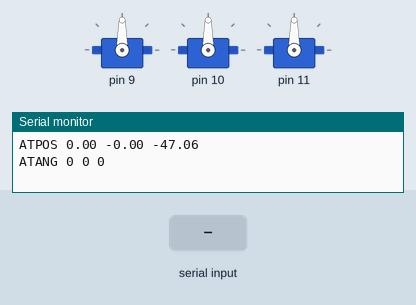
A sketch run on a simulated Arduino Uno, built with avr-gcc and run on an emulated ATmega328P. On the bench: 3 × servo, the last lines printed to the serial monitor. The inputs (shaded band) are chosen by the test bench.

Above: at 1.2 s.
1.3 s: "SF,1\n" received over Serial
4.3 s: "ANG,150\n" received over Serial
At 5.0 s:
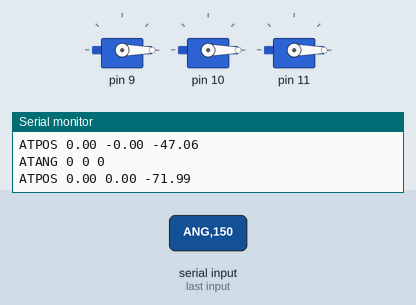
5.8 s: "ANG,45\n" received over Serial
At 6.1 s:
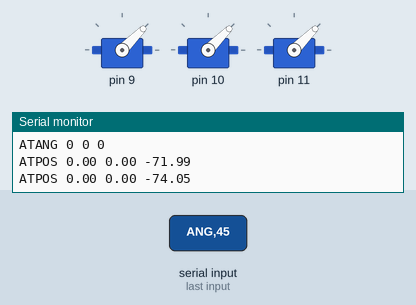
7.3 s: "HOME\n" received over Serial
At 8.4 s:
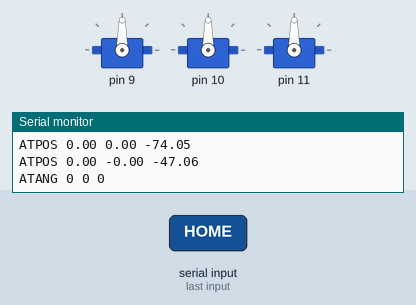
Timing chart, 0 to 9.8 s (numbered marks = the images above; inputs shaded):
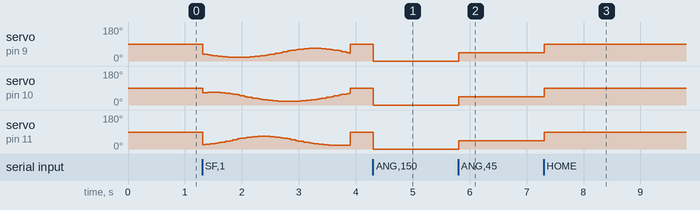

The sketch:

DeltaZ_communication.ino
```cpp
#include "DeltaRobot.h"
#include <Servo.h>
#include <math.h>
String inputString = "";         // a String to hold incoming data
bool stringComplete = false;  // whether the string is complete
Delta myDelta = Delta();
float height;

// Uncomment below for general analog input
//int analogVal;
//float avgAnalogVal;
//int analogPin = A0;

// Uncomment below for joystick analog input
//int zVal = -47.06;
//int xVal;
//int yVal;
//int analogX;
//int analogY;
//int analogZ;
//int zPin = A2;
//int xPin = A1;
//int yPin = A0;

//Uncomment below for ultrasonic sensor input
//int maxReading = 20;
//NewPing sonar(7,6,maxReading);
//float distance = 0;
//float height = -35.0;

void setup() {
  Serial.begin(9600);
  inputString.reserve(200);
  myDelta.setupMotors(9, 10, 11);
  myDelta.goHome();

}

void loop() {
// Uncomment below for general analog input
//  avgAnalogVal = avg5Analog(analogPin);
//  height = map(avgAnalogVal, 0, 1022, -75, -35);
//  Serial.println("Height: "+String(height));
//  myDelta.goTo(0, 0, height);

// Uncomment below for joystick analog input
//  analogX = avgAnalogFast(xPin);
//  xVal = map(analogX, 0, 1022, -21, 21);
//  analogY = avgAnalogFast(yPin);
//  yVal = map(analogY, 0, 1022, -21, 21);
//  analogZ = avgAnalogFast(zPin);  // only uncomment this line if using potnetiometer with joystick
//  zVal = map(analogZ, 0, 1022, -75, -35); // only uncomment this line if using potnetiometer with joystick
//  myDelta.goTo(xVal,yVal,zVal);

//  Uncomment for Ultrasonic Sensor
//  distance = avg5US();
//  height = 2 * distance - 75.0;
//  Serial.print("distance: ");
//  Serial.println(distance);
//  myDelta.goTo(0, 0, height);

  if (stringComplete) {
    inputString.toUpperCase();
    inputString.trim(); // Gets rid of the carriage response ASCII 13
    //    Serial.println(inputString); //option send to MATLAB
    if (inputString.equalsIgnoreCase("HOME")) {
      myDelta.goHome();
    }

    if (inputString.startsWith("GOTO")) { // parameterized messages
      String posString = inputString.substring(5);
      int commaIndex = posString.indexOf(',');
      //  Search for the next comma just after the first
      int secondCommaIndex = posString.indexOf(',', commaIndex + 1);
      String firstValue = posString.substring(0, commaIndex);
      String secondValue = posString.substring(commaIndex + 1, secondCommaIndex);
      String thirdValue = posString.substring(secondCommaIndex + 1); // To the end of the string
      float x = firstValue.toInt();
      float y = secondValue.toInt();
      float z = thirdValue.toInt();
      myDelta.goTo(x, y, z);
    }

    if (inputString.startsWith("ANG")) { // parameterized messages
      String posString = inputString.substring(4);
      int commaIndex = posString.indexOf(',');
      //  Search for the next comma just after the first
      int secondCommaIndex = posString.indexOf(',', commaIndex + 1);
      String firstValue = posString.substring(0, commaIndex);
      String secondValue = posString.substring(commaIndex + 1, secondCommaIndex);
      String thirdValue = posString.substring(secondCommaIndex + 1); // To the end of the string
      int ang1 = firstValue.toInt();
      int ang2 = secondValue.toInt();
      int ang3 = thirdValue.toInt();
      myDelta.goToAngle(ang1, ang2, ang3);
    }
    if (inputString.startsWith("SF")) { // parameterized messages
      int SFNum = inputString.substring(3).toInt();
      Serial.println(SFNum);
      if (SFNum == 1) {
        SF1();
      } else if (SFNum == 2) {
        SF2();
      } else if (SFNum == 3) {
        SF3();
      } else if (SFNum == 4) {
        SF4();
      }
    }
    // clear the string:
    inputString = "";
    stringComplete = false;
  }
}

void SF1() {
  //  ADD YOUR OWN COOL FUNCTION :)
  Serial.println("SF1");
  goCircle(25, -70.5);
}

void SF2() {
  //  ADD YOUR OWN COOL FUNCTION :)
  Serial.println("SF2");
}

void SF3() {
  //  ADD YOUR OWN COOL FUNCTION :)
  Serial.println("SF3");
  goCircle(30, -50);
}

void SF4() {
  //  ADD YOUR OWN COOL FUNCTION :)
  Serial.println("SF4");
}

void goCircle(int r, float z) {
  float x;
  float y;
  for (int i = 0; i < 360; i = i + 6) {
    x = r * cos(i * 3.14159 / 180);
    y = r * sin(i * 3.14159 / 180);
    myDelta.reportPosition();
    myDelta.goTo(x, y, z);
    delay(1);
  }
  myDelta.goHome();
}

void moveLine(int p1x, int p1y, int p1z, int p2x, int p2y, int p2z, int numPoints) {
  int xCurrent;
  int yCurrent;
  int zCurrent;

  for (int i = 0; i < numPoints; i++) {
    xCurrent = map(i, 0, numPoints, p1x, p2x);
    yCurrent = map(i, 0, numPoints, p1y, p2y);
    zCurrent = map(i, 0, numPoints, p1z, p2z);
    myDelta.goTo(xCurrent, yCurrent, zCurrent);
    delay(10);
  }
}

// Uncomment below for general analog input
//float avg5Analog(int analogPin){
//  float sumReadings = 0;
//  int reading = 0;
//  for (int i = 0; i<5; i++){
//    reading = analogRead(analogPin);
//    sumReadings = sumReadings + reading;
//    delay(10);
//  }
//  return sumReadings/5;
//}

// Uncomment Below for ultrasonic sensor
//float avg5US(){
//  float sumReadings = 0;
//  int reading = 0;
//  for (int i = 0; i<5; i++){
//    reading = sonar.ping_cm();
//    if (reading<1){
//      reading = maxReading;
//    }
//    sumReadings = sumReadings + reading;
//    delay(10);
//  }
//  return sumReadings/5;
//}

// Uncomment below for fast analog read
//float avgAnalogFast(int analogPin){
//  float sumReadings = 0;
//  int reading = 0;
//  for (int i = 0; i<5; i++){
//    reading = analogRead(analogPin);
//    sumReadings = sumReadings + reading;
//  }
//  return sumReadings/5;
//}


void serialEvent() {
  while (Serial.available()) {
    // get the new byte:
    char inChar = (char)Serial.read();
    // if the incoming character is a newline, set a flag so the main loop can
    // do something about it:
    if (inChar == '\n') { // \n is line feed ASCII 10
      stringComplete = true;
    } else {
      // add it to the inputString:
      inputString += inChar;
    }
  }
}
```

DeltaRobot.cpp
```cpp
#include <Servo.h>
#include "Arduino.h"
#include "DeltaRobot.h"

Delta::Delta() {
  // Constructor for the delta class. This function allows you to create an instance of the delta class and sets some properties of the robot.
  e = 25;     // end effector
  f = 50;     // base
  re = 60.0;
  rf = 30.0;
  sqrt3 = sqrt(3.0);
  pi = 3.141592653;    // PI
  sin120 = sqrt3 / 2.0;
  cos120 = -0.5;
  tan60 = sqrt3;
  sin30 = 0.5;
  tan30 = 1.0 / sqrt3;
  rMax = 30;
  zMin = -75;
  zMax = -35;
}

void Delta::setupMotors(int pin1, int pin2, int pin3) {
  // Initialize the robot's serovs. This must be done in Arduino's setup funtion
  servo1.attach(pin1);
  servo2.attach(pin2);
  servo3.attach(pin3);
}

void Delta::goHome() {
  /* Delta will go to its home position (x,y,z) = (0,0,-47.06) where all joint angles are zero. The robot will report its joint angles to the serial monitor*/
  goToAngle(0,0,0);
  reportAngles();
}

void Delta::goTo(float x, float y, float z) {
  /* Inputs the target position, (x,y,z). First, this function tests if the target position is in the workspace.
   If so, it calculates the inverse kineamtics, moves the robot to that position. It not, the robot reports that it isnt in the workspace.
   Finally, the robot reports its current joint angles.*/
  int inWorkspace = testInWorkspace(x, y, z);

  if (inWorkspace){
    x0 = x;
    y0 = y;
    z0 = z;
    delta_calcInverse(x0, y0, z0, t1, t2, t3);
    servo1.write(-t1 + 90);
    servo2.write(-t2 + 90);
    servo3.write(-t3 + 90);
  } else {
    Serial.println("NOT IN WORKSPACE");
  }
  reportAngles();
}

int Delta::testInWorkspace(float x, float y, float z) {
  /* inputs target x,y, and z position. Tests if the position if the position is in the current worksapce of the robot (set by rMax, zMin, and zMax.
  If the point is in the workspace, return 1, else return 0*/
  float r = sqrt(x * x + y * y);
//  Serial.println(String(" test") + round(x) + String(" ") + round(z) + String(" ") + round(z));
  if ((r <= rMax) && (z <= zMax) && (z >= zMin)) {
    return 1;
  } else {
    return 0;
  }
}

void Delta::reportPosition(){
  /* Report the curent position of the robot*/
  Serial.print("ATPOS ");
  Serial.print(x0,2);
  Serial.print(" ");
  Serial.print(y0,2);
  Serial.print(" ");
  Serial.println(z0,2);
}

void Delta::reportAngles(){
  /* Report the current position of the robot*/
  Serial.println(String("ATANG ") + round(t1) + String(" ") + round(t2) + String(" ") + round(t3));
}

void Delta::goToAngle(int angle1, int angle2, int angle3) {
  /* inputs angles angle1-3. Claculates forward kineamtics and tests if position is in the workspace. If so, the robot goes to those angles.
   *  If not, the root reports that it is not in the workspace. Then, report the position of the robot. */
  float x0Old = x0;
  float y0Old = y0;
  float z0Old = z0;

  delta_calcForward(angle1, angle2, angle3, x0, y0, z0);
  /* Visit https://hypertriangle.com/~alex/delta-robot-tutorial/ for more information*/
  int inWorkspace = testInWorkspace(x0, y0, z0);
  if (inWorkspace){
    t1 = angle1;
    t2 = angle2;
    t3 = angle3;
    servo1.write(-t1 + 90);
    servo2.write(-t2 + 90);
    servo3.write(-t3 + 90);
  } else {
    Serial.println("NOT IN WORKSPACE");
    x0 = x0Old;
    y0 = y0Old;
    z0 = z0Old;
  }
  reportPosition();

}

int Delta::delta_calcAngleYZ(float x0, float y0, float z0, float &theta) {
  /* Visit https://hypertriangle.com/~alex/delta-robot-tutorial/ for more information*/
  float y1 = -0.5 * 0.57735 * f; // f/2 * tg 30
  //float y1 = yy1;
  y0 -= 0.5 * 0.57735    * e;    // shift center to edge
  // z = a + b*y
  float a = (x0 * x0 + y0 * y0 + z0 * z0 + rf * rf - re * re - y1 * y1) / (2 * z0);
  float b = (y1 - y0) / z0;
  // discriminant
  float d = -(a + b * y1) * (a + b * y1) + rf * (b * b * rf + rf);
  if (d < 0) return -1; // non-existing point
  float yj = (y1 - a * b - sqrt(d)) / (b * b + 1); // choosing outer point
  float zj = a + b * yj;
  theta = 180.0 * atan(-zj / (y1 - yj)) / pi + ((yj > y1) ? 180.0 : 0.0);
  if ((theta < -180) || (theta > 180))
    return -1;
  return 0;
}

int Delta::delta_calcInverse(float x0, float y0, float z0, float &theta1, float &theta2, float &theta3) {
  /* Visit https://hypertriangle.com/~alex/delta-robot-tutorial/ for more information*/
  theta1 = theta2 = theta3 = 0;
  int stat1 = delta_calcAngleYZ(x0, y0, z0, theta1);
  int stat2 = delta_calcAngleYZ(x0 * cos120 + y0 * sin120, y0 * cos120 - x0 * sin120, z0, theta2); // rotate coords to +120 deg
  int stat3 = delta_calcAngleYZ(x0 * cos120 - y0 * sin120, y0 * cos120 + x0 * sin120, z0, theta3); // rotate coords to -120 deg
  return stat1 + stat2 + stat3;
}

int Delta::delta_calcForward(float theta1, float theta2, float theta3, float &x0, float &y0, float &z0) {
  /* Visit https://hypertriangle.com/~alex/delta-robot-tutorial/ for more information*/
  float t = (f - e) * tan30 / 2;
  float dtr = pi / (float)180.0;

  theta1 *= dtr;
  theta2 *= dtr;
  theta3 *= dtr;

  float y1 = -(t + rf * cos(theta1));
  float z1 = -rf * sin(theta1);

  float y2 = (t + rf * cos(theta2)) * sin30;
  float x2 = y2 * tan60;
  float z2 = -rf * sin(theta2);

  float y3 = (t + rf * cos(theta3)) * sin30;
  float x3 = -y3 * tan60;
  float z3 = -rf * sin(theta3);

  float dnm = (y2 - y1) * x3 - (y3 - y1) * x2;

  float w1 = y1 * y1 + z1 * z1;
  float w2 = x2 * x2 + y2 * y2 + z2 * z2;
  float w3 = x3 * x3 + y3 * y3 + z3 * z3;

  // x = (a1*z + b1)/dnm
  float a1 = (z2 - z1) * (y3 - y1) - (z3 - z1) * (y2 - y1);
  float b1 = -((w2 - w1) * (y3 - y1) - (w3 - w1) * (y2 - y1)) / 2.0;

  // y = (a2*z + b2)/dnm;
  float a2 = -(z2 - z1) * x3 + (z3 - z1) * x2;
  float b2 = ((w2 - w1) * x3 - (w3 - w1) * x2) / 2.0;

  // a*z^2 + b*z + c = 0
  float a = a1 * a1 + a2 * a2 + dnm * dnm;
  float b = 2 * (a1 * b1 + a2 * (b2 - y1 * dnm) - z1 * dnm * dnm);
  float c = (b2 - y1 * dnm) * (b2 - y1 * dnm) + b1 * b1 + dnm * dnm * (z1 * z1 - re * re);

  // discriminant
  float d = b * b - (float)4.0 * a * c;
  if (d < 0) return -1; // non-existing point

  z0 = -(float)0.5 * (b + sqrt(d)) / a;
  x0 = (a1 * z0 + b1) / dnm;
  y0 = (a2 * z0 + b2) / dnm;
  return 0;
}
```

DeltaRobot.h
```cpp
#include "Arduino.h"
#include <Servo.h>

class Delta
{
  public:
    Delta();
    Servo servo1;
    Servo servo2;
    Servo servo3;
    void goHome();
    void goTo(float x, float y, float z);
    void goToAngle(int angle1, int angle2, int angle3);
    int delta_calcAngleYZ(float x0, float y0, float z0, float &theta);
    int delta_calcInverse(float x0, float y0, float z0, float &theta1, float &theta2, float &theta3);
    int delta_calcForward(float theta1, float theta2, float theta3, float &x0, float &y0, float &z0);
    void reportPosition();
    void reportAngles();
    float t1;
    float t2;
    float t3;
    float x0;
    float y0;
    float z0;
    float rMax;
    float zMin;
    float zMax;
    int testInWorkspace(float x, float y, float z);
    void setupMotors(int pin1,int pin2, int pin3);

  private:
    float e;     // end effector
    float f;     // base
    float re;
    float rf;
    float sqrt3;
    float pi;    // PI
    float sin120;
    float cos120;
    float tan60;
    float sin30;
    float tan30;
};
```

Measured:
- after the input at 4.3 s, servo on pin 9–11: 90° → 0° at once
- after the input at 5.8 s, servo on pin 9–11: 0° → 45° at once
- after the input at 7.3 s, servo on pin 9–11: 45° → 90° at once
